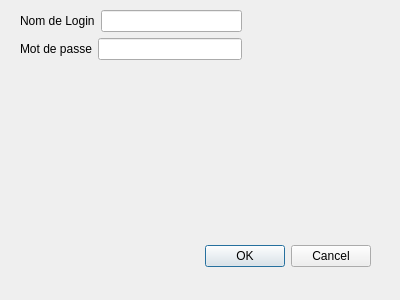
<?xml version="1.0" encoding="UTF-8"?>
<ui version="4.0">
 <class>DialogLogin</class>
 <widget class="QDialog" name="DialogLogin">
  <property name="geometry">
   <rect>
    <x>0</x>
    <y>0</y>
    <width>400</width>
    <height>300</height>
   </rect>
  </property>
  <property name="windowTitle">
   <string>Dialog</string>
  </property>
  <widget class="QDialogButtonBox" name="buttonBox">
   <property name="geometry">
    <rect>
     <x>30</x>
     <y>240</y>
     <width>341</width>
     <height>32</height>
    </rect>
   </property>
   <property name="orientation">
    <enum>Qt::Horizontal</enum>
   </property>
   <property name="standardButtons">
    <set>QDialogButtonBox::Cancel|QDialogButtonBox::Ok</set>
   </property>
  </widget>
  <widget class="QWidget" name="">
   <property name="geometry">
    <rect>
     <x>20</x>
     <y>10</y>
     <width>222</width>
     <height>52</height>
    </rect>
   </property>
   <layout class="QVBoxLayout" name="verticalLayout">
    <item>
     <layout class="QHBoxLayout" name="horizontalLayout_2">
      <item>
       <widget class="QLabel" name="label_2">
        <property name="text">
         <string>Nom de Login</string>
        </property>
       </widget>
      </item>
      <item>
       <widget class="QLineEdit" name="lineEditUser"/>
      </item>
     </layout>
    </item>
    <item>
     <layout class="QHBoxLayout" name="horizontalLayout">
      <item>
       <widget class="QLabel" name="label">
        <property name="text">
         <string>Mot de passe</string>
        </property>
       </widget>
      </item>
      <item>
       <widget class="QLineEdit" name="lineEditPassword">
        <property name="echoMode">
         <enum>QLineEdit::Password</enum>
        </property>
       </widget>
      </item>
     </layout>
    </item>
   </layout>
  </widget>
 </widget>
 <resources/>
 <connections>
  <connection>
   <sender>buttonBox</sender>
   <signal>accepted()</signal>
   <receiver>DialogLogin</receiver>
   <slot>accept()</slot>
   <hints>
    <hint type="sourcelabel">
     <x>248</x>
     <y>254</y>
    </hint>
    <hint type="destinationlabel">
     <x>157</x>
     <y>274</y>
    </hint>
   </hints>
  </connection>
  <connection>
   <sender>buttonBox</sender>
   <signal>rejected()</signal>
   <receiver>DialogLogin</receiver>
   <slot>reject()</slot>
   <hints>
    <hint type="sourcelabel">
     <x>316</x>
     <y>260</y>
    </hint>
    <hint type="destinationlabel">
     <x>286</x>
     <y>274</y>
    </hint>
   </hints>
  </connection>
 </connections>
</ui>
